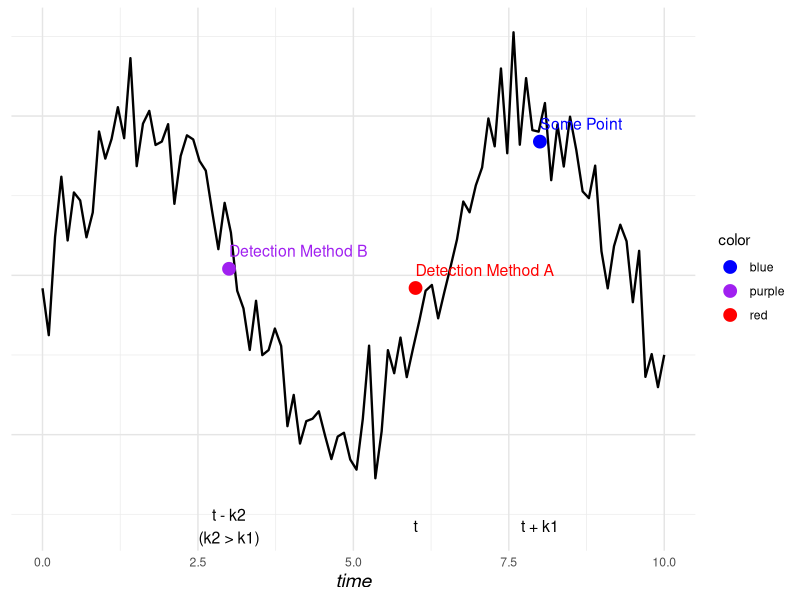

Write R code to recreate this figure.
# Load necessary library
library(ggplot2)

# Sample data for the plot
time <- seq(0, 10, length.out = 100)
value <- sin(time) + rnorm(100, sd = 0.2)

# Specific points for detection methods
time_points <- c(3, 6, 8)
value_points <- sin(time_points) + c(-0.1, 0.2, -0.15)

# Create a data frame for the line plot
data <- data.frame(time, value)

# Create a data frame for the points
points_data <- data.frame(
  time = time_points,
  value = value_points,
  label = c("Detection Method B", "Detection Method A", "Some Point"),
  color = c("purple", "red", "blue")
)

# Plot using ggplot2
ggplot(data, aes(x = time, y = value)) +
  geom_line(color = "black", size = 0.8) +   # Smooth line
  geom_point(data = points_data, aes(x = time, y = value, color = color), size = 4) +
  geom_text(data = points_data, aes(x = time, y = value, label = label, color = color),
            vjust = -1, hjust = 0, size = 4, show.legend = FALSE) +
  scale_color_manual(values = c("purple" = "purple", "red" = "red", "blue" = "blue")) +
  theme_minimal() +
  labs(x = "time", y = NULL) +
  annotate("text", x = c(3, 6, 8), y = min(value) - 0.3,
           label = c("t - k2\n(k2 > k1)", "t", "t + k1"), size = 4) +
  theme(
    axis.title.x = element_text(face = "italic", size = 14),
    axis.title.y = element_blank(),
    axis.text.y = element_blank(),
    panel.grid.major = element_line(color = "gray90")
  )
